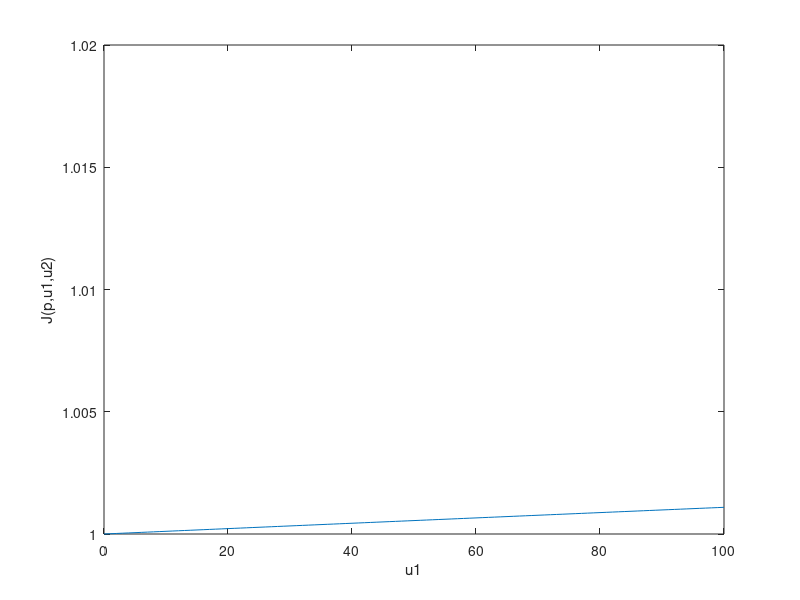

Here is the MATLAB script that generated this plot:
clc;clear;
D = [-1 0 1;0 1 -1;1 -1 0];
Le = D'*D;
u1 = 0:1:100;
k = 1;
Le_T = Le(1:2,1:2);
[V,D] = eig(Le_T);
u2 = 100;
eig_Le_T = eig(Le_T);
p = 2;
eta_sq = 2*k*min(eig_Le_T)*u1./((1+sqrt(p)*norm(D)*u2)^2);

a = ((p*u2)^1.5*max(eig_Le_T))./(1+2*u1*min(eig_Le_T));
b = 2*u1*min(eig_Le_T)./(max(eig_Le_T)*(1+2*u1*min(eig_Le_T)));
o = -a+sqrt(a.^2+b);
J = (1-o.^2/max(eig(inv(D))))./(1-eta_sq);

% For multiple values of u2
plot(u1,J)
axis([0 100 1 1.02])
hold on;

% Correct plot
xlabel('u1') % x-axis label
ylabel('J(p,u1,u2)') % y-axis label

